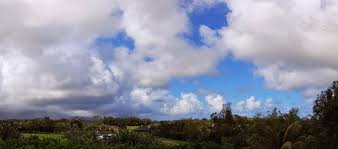
#> input picture L04/weather_dataset/Cloudy/cloudy101.jpg, 338 x 149 px, given as the content of the folder weather_dataset/Shine, which was not available
$ jupyter execute dataanalyse.ipynb   (text cells are left out)
#> lines starting #> are read from the running program, lines starting #| are printed output that depends on the picture; pictures that were not available may be replaced by others from this repository, and a replacement may not be noted
[cell 1]
#make function to fetch dataset

import cv2
import os
import numpy as np
import matplotlib.pyplot as plt


def getDataSet(categories: list, folder: str):
#> called with folder = 'weather_dataset'
    images = []
    labels = []
    for category in categories:
        folder_path = os.path.join(folder, category)
        label = categories.index(category)  # Assign a numerical label to each category
        for filename in os.listdir(folder_path):
            if filename.endswith(".jpg"):
                img_path = os.path.join(folder_path, filename)
                img = cv2.imread(img_path)
#> img is the input picture: shape (149, 338, 3); mean B, G, R 159.2, 143.6, 139.8
                if img is not None:
                    img = cv2.resize(img, (128, 128))  # Resize to a common size
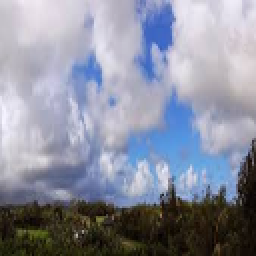
#> img: shape (128, 128, 3) (shown 2 times larger); mean B, G, R 159.1, 143.5, 139.7
                    img = img / 255.0  # Normalize pixel values to [0, 1]
#> pass 3 of the loop in getDataSet, `for category in categories:`:
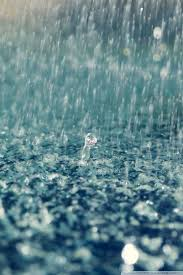
#> input picture L04/weather_dataset/Rain/rain102.jpg, 183 x 275 px
#> in getDataSet, img is the input picture: shape (275, 183, 3); mean B, G, R 139.3, 133.2, 98.6
#> in getDataSet, `img = cv2.resize(img, (128, 128))`:
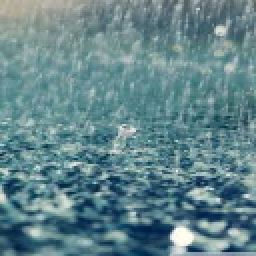
#> img: shape (128, 128, 3) (shown 2 times larger); mean B, G, R 139.2, 133, 98.5
#> the loop made 4 passes; the first 3 are shown
                    images.append(img)
                    labels.append(label)
                else:
                    print(f"Failed to load image: {img_path}")
    return images, labels

[cell 2]
import cv2
import os
import numpy as np
import matplotlib.pyplot as plt

# ! dir
data_folder = "weather_dataset"
categories = ["Shine", "Cloudy", "Rain", "Sunrise"]


images, labels = getDataSet(categories, data_folder)

# Convert the lists to NumPy arrays
images = np.array(images)
labels = np.array(labels)

# Assuming 'labels' is a list or NumPy array of category labels
# You can create histograms of the labels to visualize the class distribution
plt.hist(labels, bins=len(np.unique(labels)))  # Use as many bins as unique labels
plt.xlabel('Category')
plt.ylabel('Count')
plt.title('Class Distribution')
plt.xticks(np.unique(labels))  # Set x-ticks to unique class labels
plt.show()
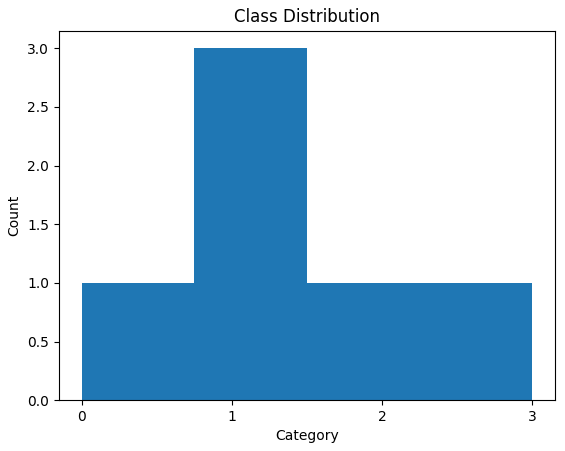
#> figure drawn by matplotlib, 1 panel; tallest bar 3 high, from x = 0.75 to 1.5

# Assuming 'images' is a NumPy array containing the image data
# You can create a histogram of pixel values for one image (e.g., the first image)
print(f"Category for image 0: {categories[labels[0]]}")

plt.imshow(images[0])
plt.axis('off')  # Optional: Turn off the axis labels and ticks
plt.title(categories[labels[0]])
plt.show()

plt.hist(images[0].ravel(), bins=256, range=(0, 1))  # Assuming normalized pixel values in [0, 1]
plt.xlabel('Pixel Value')
plt.ylabel('Frequency')
plt.title('Pixel Value Histogram')
plt.show()
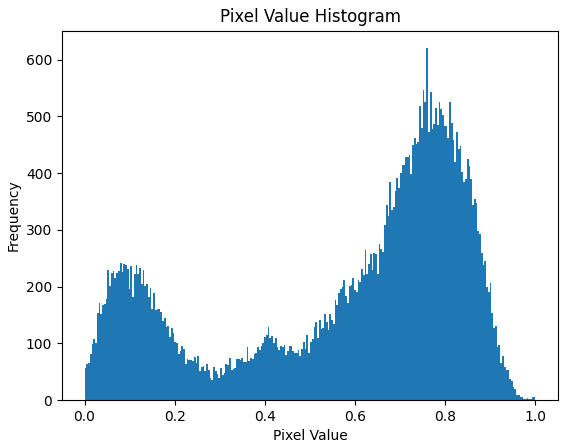
#> figure drawn by matplotlib, 1 panel; tallest bar 620 high, from x = 0.758 to 0.762
